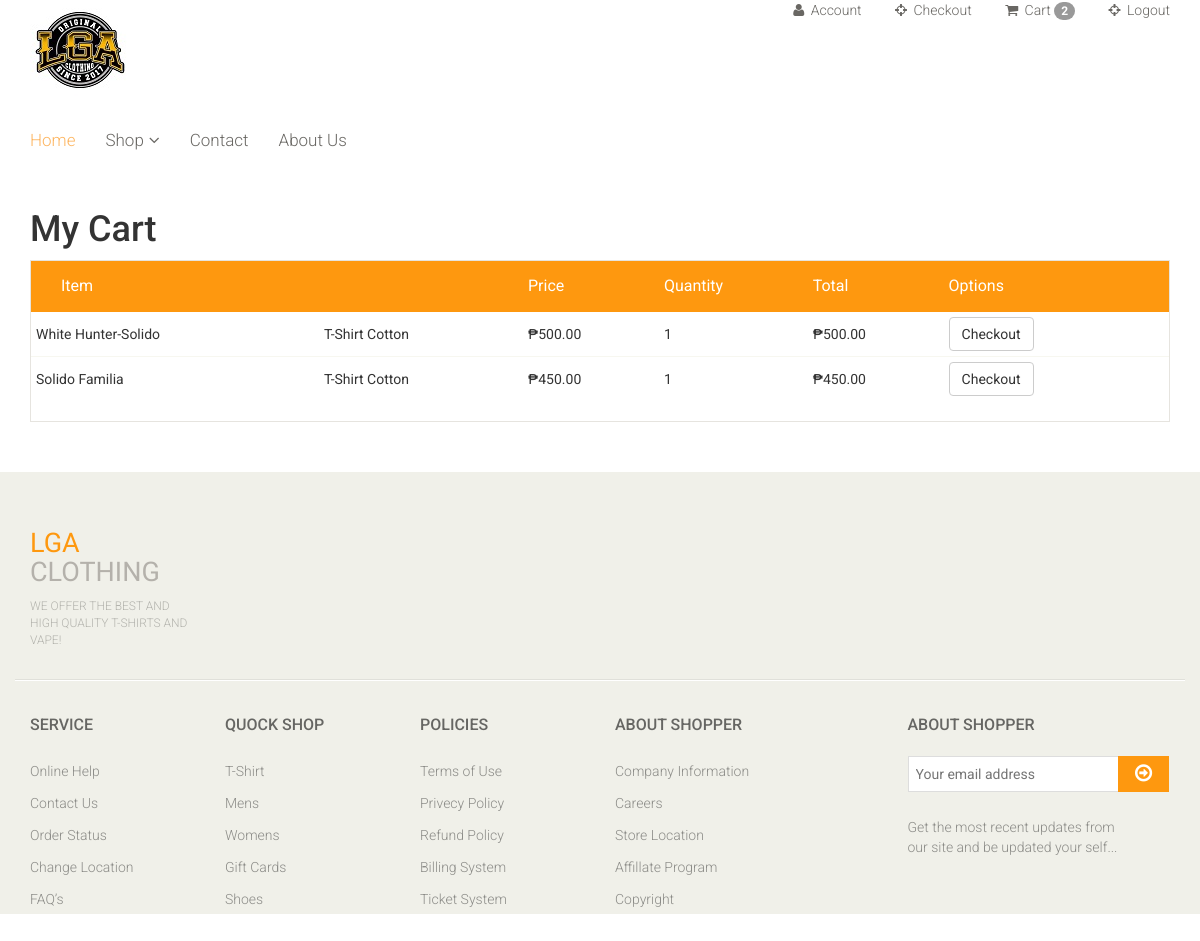
Screenshot of /cart.php (signed in) with the database file from the repository.
### tables this page shows
CREATE TABLE `cart` (
  `cart_id` int(11) NOT NULL,
  `item_id` int(11) NOT NULL,
  `user_id` int(11) NOT NULL,
  `qty` int(11) NOT NULL
);

CREATE TABLE `items` (
  `item_id` int(11) NOT NULL,
  `item_name` varchar(128) NOT NULL,
  `item_desc` varchar(255) NOT NULL,
  `item_img` varchar(128) NOT NULL,
  `item_price` int(11) NOT NULL,
  `item_category_id` int(11) NOT NULL,
  `date_added` datetime NOT NULL DEFAULT current_timestamp()
);

### cart.php (the view, shortened to what this page needs)
<?php
	include 'core/connect.php';
	$id = $_SESSION['uid'];
?>
<!DOCTYPE html>
<html lang="en">
<head>
    <link href="css/bootstrap.min.css" rel="stylesheet">
    <link href="css/font-awesome.min.css" rel="stylesheet">
    <link href="css/prettyPhoto.css" rel="stylesheet">
    <link href="css/price-range.css" rel="stylesheet">
    <link href="css/animate.css" rel="stylesheet">
	<link href="css/main.css" rel="stylesheet">
	<link href="css/responsive.css" rel="stylesheet">
</head>
<body>
	<header id="header">
		<div class="header-middle">
			<div class="container">
				<div class="row">
					<div class="col-md-4 clearfix">
						<div class="logo pull-left">
							<img src="images/logo.jpeg" alt="" />
						</div>
					</div>
					<div class="col-md-8 clearfix">
						<div class="shop-menu clearfix pull-right">
							<ul class="nav navbar-nav">
								<form action="#" method="POST">
								<li><a href=""><i class="fa fa-user"></i> Account</a></li>
								<li><a href="checkout.php"><i class="fa fa-crosshairs"></i> Checkout</a></li>
								<li><a href="cart.php"><i class="fa fa-shopping-cart"></i> Cart
									<?php
										$query = "SELECT `cart_id` FROM `cart` WHERE `user_id` = '$id' ORDER BY `cart_id`";
										$query_run = mysqli_query($conn, $query);
										$row = mysqli_num_rows($query_run);
										if($row > 0){
									?>
											<span class = "badge bg-danger"><?php echo $row ?></span>
									<?php
										}else{
									?>
										<span class = "badge bg-danger">0</span>
									<?php
										}
									?>
								</a></li>
								<li><a href="logout.php"><i class="fa fa-crosshairs"></i> Logout</a></li>
								</form>
							</ul>
						</div>
					</div>
				</div>
			</div>
		</div>
		<div class="header-bottom">
			<div class="container">
				<div class="row">
					<div class="col-sm-12">
						<div class="mainmenu pull-left">
							<ul class="nav navbar-nav collapse navbar-collapse">
								<li><a href="customer.php" class="active">Home</a></li>
								<li class="dropdown"><a href="#">Shop<i class="fa fa-angle-down"></i></a>
                                </li>
								<li><a href="contact-us.php">Contact</a></li>
								<li><a href="contact-us.php">About Us</a></li>
							</ul>
						</div>
					</div>
				</div>
			</div>
	</header>
	<section id="cart_items">
		<div class="container">
			<h1>My Cart</h1>
			<div class="table-responsive cart_info">
				<table class="table table-condensed">
					<thead>
						<tr class="cart_menu">
							<td class="image">Item</td>
							<td class="description"></td>
							<td class="price">Price</td>
							<td class="quantity">Quantity</td>
							<td class="total">Total</td>
							<td class="options">Options</td>
							<td></td>
						</tr>
					</thead>
					<tbody>
					<?php
						include 'core/connect.php';
						$sql = "SELECT a.item_id, b.item_name, b.item_desc, b.item_price, a.qty FROM `cart` a JOIN `items` b JOIN `users` c ON a.item_id = b.item_id AND a.user_id = c.user_id AND a.user_id = '$id'";
						$query = mysqli_query($conn, $sql);
						while ($row = mysqli_fetch_array($query)) {
							$name = $row['item_name'];
							$desc = $row['item_desc'];
							$price = $row['item_price'];
							$qty = $row['qty'];
							$total = $price*$qty;
					?>
					<form action="placeorder.php" method="GET">
					<tr>
						<td>
							<?php echo $name; ?>
						</td>
						<td>
							<?php echo $desc; ?>
						</td>
						<td>
							<?php echo "&#8369;" . $price . ".00"; ?>
						</td>
						<td>
							<?php echo $qty; ?>
						</td>
						<td>
							<?php echo "&#8369;" . $total . ".00"; ?>
						</td>
						<td>
							<button type="submit" name="checkout" class="btn btn-default">Checkout</button>
						</td>
					</tr>
					</form>
					<?php
						}
					?>
				</tbody>
				</table>
			</div>
		</div>
	</section>
	<footer id="footer">
		<div class="footer-top">
			<div class="container">
				<div class="row">
					<div class="col-sm-2">
						<div class="companyinfo">
							<h2><span>LGA</span> CLOTHING</h2>
							<p> WE OFFER THE BEST AND HIGH QUALITY T-SHIRTS AND VAPE!</p>
						</div>
					</div>
					<div class="col-sm-3">
						<div class="address">
						</div>
					</div>
				</div>
			</div>
		</div>
		<div class="footer-widget">
			<div class="container">
				<div class="row">
					<div class="col-sm-2">
						<div class="single-widget">
							<h2>Service</h2>
							<ul class="nav nav-pills nav-stacked">
								<li><a href="">Online Help</a></li>
								<li><a href="">Contact Us</a></li>
								<li><a href="">Order Status</a></li>
								<li><a href="">Change Location</a></li>
								<li><a href="">FAQ’s</a></li>
							</ul>
						</div>
					</div>
					<div class="col-sm-2">
						<div class="single-widget">
							<h2>Quock Shop</h2>
							<ul class="nav nav-pills nav-stacked">
								<li><a href="">T-Shirt</a></li>
								<li><a href="">Mens</a></li>
								<li><a href="">Womens</a></li>
								<li><a href="">Gift Cards</a></li>
								<li><a href="">Shoes</a></li>
							</ul>
						</div>
					</div>
					<div class="col-sm-2">
						<div class="single-widget">
							<h2>Policies</h2>
							<ul class="nav nav-pills nav-stacked">
								<li><a href="">Terms of Use</a></li>
								<li><a href="">Privecy Policy</a></li>
								<li><a href="">Refund Policy</a></li>
								<li><a href="">Billing System</a></li>
								<li><a href="">Ticket System</a></li>
							</ul>
						</div>
					</div>
					<div class="col-sm-2">
						<div class="single-widget">
							<h2>About Shopper</h2>
							<ul class="nav nav-pills nav-stacked">
								<li><a href="">Company Information</a></li>
								<li><a href="">Careers</a></li>
								<li><a href="">Store Location</a></li>
								<li><a href="">Affillate Program</a></li>
								<li><a href="">Copyright</a></li>
							</ul>
						</div>
					</div>
					<div class="col-sm-3 col-sm-offset-1">
						<div class="single-widget">
							<h2>About Shopper</h2>
							<form action="#" class="searchform">
								<input type="text" placeholder="Your email address" />
								<button type="submit" class="btn btn-default"><i class="fa fa-arrow-circle-o-right"></i></button>
								<p>Get the most recent updates from <br />our site and be updated your self...</p>
							</form>
						</div>
					</div>
				</div>
			</div>
		</div>
	</footer>
</body>
</html>

### css/main.css (style rules this page uses)
body { font-family: 'Roboto', sans-serif; position: relative; font-weight: 400px; }
ul li { list-style: none; }
a { -webkit-transition: 300ms; transition: 300ms; }
h1, h2, h3, h4, h5, h6 { font-family: 'Roboto', sans-serif; }
.shop-menu ul li { display: inline-block; padding-left: 15px; padding-right: 15px; }
.shop-menu ul li:last-child { padding-right: 0; }
.shop-menu ul li a { background: #FFFFFF; color: #696763; font-family: 'Roboto', sans-serif; font-size: 14px; font-weight: 300; padding: 0; padding-right: 0; margin-top: 10px; }
.shop-menu ul li a i { margin-right: 3px; }
.header-bottom { padding-bottom: 30px; padding-top: 30px; }
.navbar-collapse.collapse { padding-left: 0; }
.mainmenu ul li { padding-right: 15px; padding-left: 15px; }
.mainmenu ul li:first-child { padding-left: 0px; }
.mainmenu ul li a { color: #696763; font-family: 'Roboto', sans-serif; font-size: 17px; font-weight: 300; padding: 0; padding-bottom: 10px; }
.mainmenu ul li a:hover, .mainmenu ul li a.active, .shop-menu ul li a.active { background: none; color: #fdb45e; }
.fa-angle-down { padding-left: 5px; }
#footer { background: #F0F0E9; }
.footer-top .container { border-bottom: 1px solid #E0E0DA; padding-bottom: 20px; }
.companyinfo { margin-top: 57px; }
.companyinfo h2 { color: #B4B1AB; font-family: abel; font-size: 27px; text-transform: uppercase; }
.companyinfo h2 span { color: #FE980F; }
.companyinfo p { color: #B3B3AD; font-family: 'Roboto', sans-serif; font-size: 12px; font-weight: 300; }
.footer-top .col-sm-3 { overflow: hidden; }
.address { margin-top: 30px; position: relative; overflow: hidden; }
.footer-widget { margin-bottom: 68px; }
.footer-widget .container { border-top: 1px solid #FFFFFF; padding-top: 15px; }
.single-widget h2 { color: #666663; font-family: 'Roboto', sans-serif; font-size: 16px; font-weight: 500; margin-bottom: 22px; text-transform: uppercase; }
.single-widget ul li a { color: #8C8C88; font-family: 'Roboto', sans-serif; font-size: 14px; font-weight: 300; padding: 5px 0; }
.searchform input { border: 1px solid #DDDDDD; color: #CCCCC6; font-family: 'Roboto', sans-serif; font-size: 14px; margin-top: 0; outline: medium none; padding: 7px; width: 212px; }
.searchform button { background: #FE980F; border: medium none; border-radius: 0; margin-left: -5px; margin-top: -3px; padding: 7px 17px; }
.searchform button i { color: #FFFFFF; font-size: 20px; }
.searchform p { color: #8C8C88; font-family: 'Roboto', sans-serif; font-size: 14px; font-weight: 300; margin-top: 25px; }
#cart_items .cart_info { border: 1px solid #E6E4DF; margin-bottom: 50px }
#cart_items .cart_info .cart_menu { background: #FE980F; color: #fff; font-size: 16px; font-family: 'Roboto', sans-serif; font-weight: normal; }
#cart_items .cart_info .table.table-condensed thead tr { height: 51px; }
#cart_items .cart_info .table.table-condensed tr { border-bottom: 1px solid#F7F7F0 }
#cart_items .cart_info .table.table-condensed tr:last-child { border-bottom: 0 }
.cart_info table tr td { border-top: 0 none; vertical-align: inherit; margin-right: 5px; }
#cart_items .cart_info .image { padding-left: 30px; }

### rows the page displays
cart: item.item_name "White Hunter-Solido", item.item_desc "T-Shirt Cotton", item.item_price "500", qty "1"
cart: item.item_name "Solido Familia", item.item_desc "T-Shirt Cotton", item.item_price "450", qty "1"

### other values shown
$row "2"
